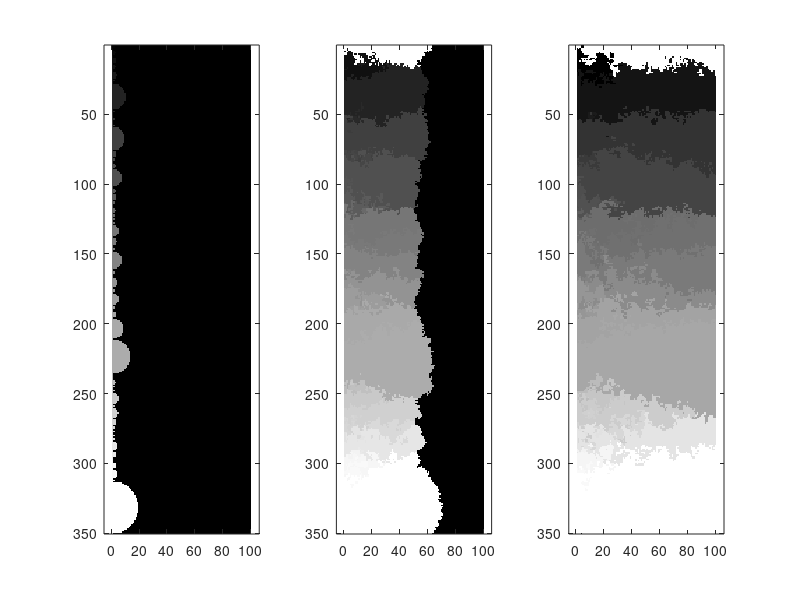

Write the MATLAB code that produced this figure.
%% PLOT SUPPLEMENTARY FIGURES 12A and 12C
figure;
load('data/sim_output_350x100_n80_mutant_clones.mat')
  
subplot(1,3,1)
imagesc(x(:,:,1)); axis equal; axis tight
% adjust colormap
cmap = gray(10); 
colormap(cmap);

subplot(1,3,2)
imagesc(x(:,:,400)); axis equal; axis tight
% adjust colormap
cmap = gray(256); 
colormap(cmap); % Apply the custom colormap.

subplot(1,3,3)
imagesc(x(:,:,800)); axis equal; axis tight
% adjust colormap
cmap = gray(256); 
colormap(cmap); 